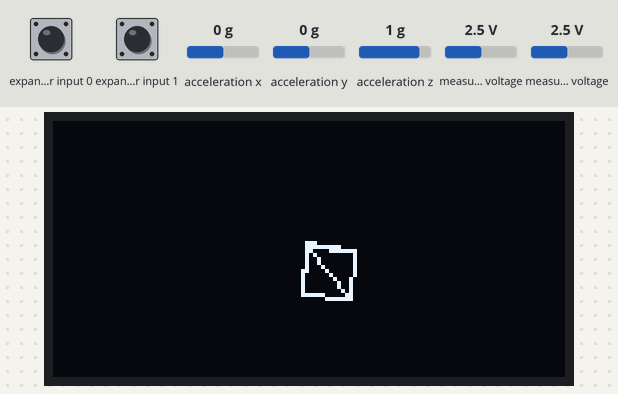
This sketch was run on a simulated Arduino Uno, built with avr-gcc and run on an emulated ATmega328P. Parts: 128×64 one-colour display. Wiring (inferred from the names in the program): SSD1306 OLED at I2C address 0x3C; Wii Nunchuk at I2C address 0x52. The inputs (shaded band) are chosen by the test bench; at power-on: expander input 0 HIGH, expander input 1 HIGH, acceleration x 0 g, acceleration y 0 g, acceleration z 1 g, measured voltage 2.5 V.

Above: at 0.15 s.
At 2.04 s:
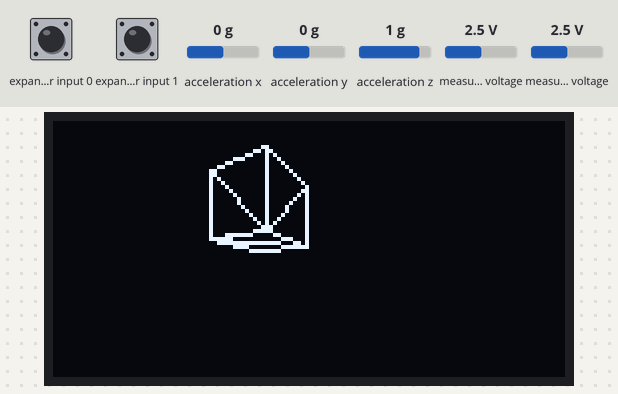
At 3.05 s:
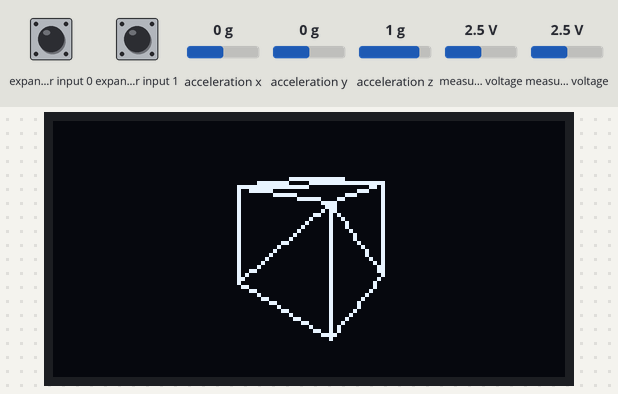
At 3.94 s:
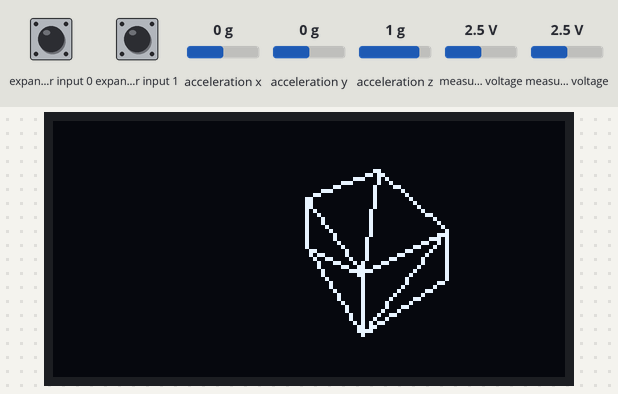
At 5.85 s:
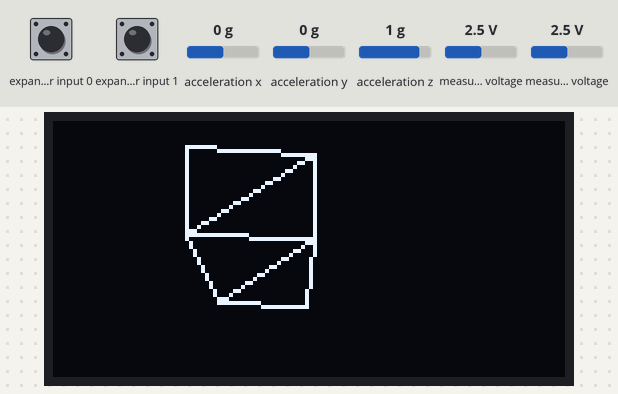
At 7.88 s:
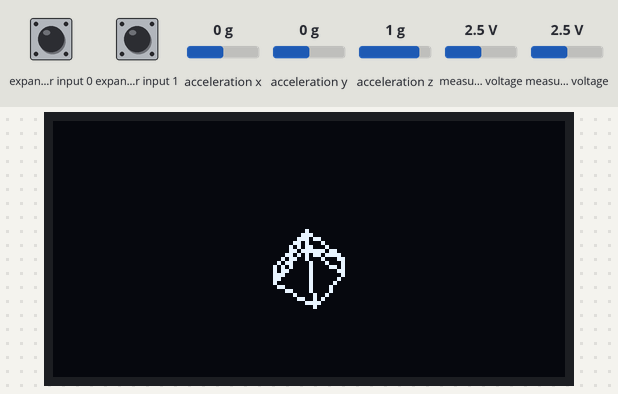

The sketch:

I2CUCube.ino
```cpp
#include <Arduino.h>
#include <Wire.h>
#include "Nunchuk.h"
#include "Display128x64.h"
#include "LCD1602.h"
#include "Cube.h"

struct vect3d {
  float x, y, z;
};

struct triangle {
  vect3d a, b, c;
};

struct mat4x4 {
  float m[4][4] = { 0 };
};

// https://www.youtube.com/watch?v=ih20l3pJoeU
float aspect_ratio = 64.0 / 128.0; // screen height / width
float field_of_view = 90.0 * 3.14 / 180.0; // 90 degrees converted to radians

float zfar = 1000.0;
float znear = 0.1;

float xy_proj = 1.0 / tan(field_of_view / 2.0);
float z_proj_a = zfar / (zfar - znear);
float z_proj_b = z_proj_a * znear;

mat4x4 matProj;
vect3d vCamera;


class Math3d {
  private:

  public:
    static void MultiplyMatrixVector(vect3d &i, vect3d &o, mat4x4 &m)
    {
      o.x = i.x * m.m[0][0] + i.y * m.m[1][0] + i.z * m.m[2][0] + m.m[3][0];
      o.y = i.x * m.m[0][1] + i.y * m.m[1][1] + i.z * m.m[2][1] + m.m[3][1];
      o.z = i.x * m.m[0][2] + i.y * m.m[1][2] + i.z * m.m[2][2] + m.m[3][2];
      float w = i.x * m.m[0][3] + i.y * m.m[1][3] + i.z * m.m[2][3] + m.m[3][3];
      if (w != 0) {
        o.x /= w;
        o.y /= w;
        o.z /= w;
      }
    }

    static void Difference(vect3d &a, vect3d &b, vect3d &o) {
      o.x = b.x - a.x;
      o.y = b.y - a.y;
      o.z = b.z - a.z;
    }

    static void CrossProduct(vect3d &a, vect3d &b, vect3d &o) {
      o.x = a.y * b.z - a.z * b.y;
      o.y = a.z * b.x - a.x * b.z;
      o.z = a.x * b.y - a.y * b.x;
    }

    static float DotProduct(vect3d &a, vect3d &b) {
      return a.x * b.x + a.y * b.y + a.z * b.z;
    }

    static float DotProductTranslate(vect3d &a, vect3d &b, vect3d &t) {
      return
        a.x * (b.x - t.x)
        + a.y * (b.y - t.y)
        + a.z * (b.z - t.z);
    }

    static float Distance(vect3d &a, vect3d &b) {
      return sqrtf(
               (a.x - b.x) * (a.x - b.x)
               + (a.y - b.y) * (a.y - b.y)
               + (a.z - b.z) * (a.z - b.z)
             );
    }

    static void Normalize(vect3d &a) {
      float d = 1.0 / sqrtf(
                  a.x * a.x
                  + a.y * a.y
                  + a.z * a.z
                );
      a.x *= d;
      a.y *= d;
      a.z *= d;
    }


    static vect3d Normal(vect3d &a, vect3d &b, vect3d &o) {
      float d = 1.0 / Distance(a, b);
      o.x = (a.x - b.x) * d;
      o.y = (a.y - b.y) * d;
      o.z = (a.z - b.z) * d;
    }


};


byte CurrentFrame;

void setup() {
  Wire.begin();

  // Nunchuk::NunchukInit();
  Display128x64::InitDisplay(SSD1306_SWITCHCAPVCC);

  // Nunchuk::NunchukRead();
  // delay(100);
  randomSeed(analogRead(0));

  CurrentFrame = 0;

  matProj.m[0][0] = aspect_ratio * field_of_view;
  matProj.m[1][1] = field_of_view;
  matProj.m[2][2] = z_proj_a;
  matProj.m[3][3] = z_proj_b;
  matProj.m[2][3] = 1.0;
  matProj.m[3][3] = 0.0;
}

void TriangleFromVerticles(triangle &source, const float * vertices, int j) {
  source.a.x = pgm_read_float(vertices + 0 + j * 9);
  source.a.y = pgm_read_float(vertices + 1 + j * 9);
  source.a.z = pgm_read_float(vertices + 2 + j * 9);

  source.b.x = pgm_read_float(vertices + 3 + j * 9);
  source.b.y = pgm_read_float(vertices + 4 + j * 9);
  source.b.z = pgm_read_float(vertices + 5 + j * 9);

  source.c.x = pgm_read_float(vertices + 6 + j * 9);
  source.c.y = pgm_read_float(vertices + 7 + j * 9);
  source.c.z = pgm_read_float(vertices + 8 + j * 9);
}

void DrawCube(float elapsedTime)
{
  int j;
  mat4x4 matRotZ, matRotX;

  float fTheta = elapsedTime * 4.0 * 3.14;

  // rotation z
  matRotZ.m[0][0] = cosf(fTheta);
  matRotZ.m[0][1] = sinf(fTheta);
  matRotZ.m[1][0] = -sinf(fTheta);
  matRotZ.m[1][1] = cosf(fTheta);
  matRotZ.m[2][2] = 1;
  matRotZ.m[3][3] = 1;

  // rotation x
  matRotX.m[0][0] = 1;
  matRotX.m[1][1] = cosf(fTheta * 0.5);
  matRotX.m[1][2] = sinf(fTheta * 0.5);
  matRotX.m[2][1] = -sinf(fTheta * 0.5);
  matRotX.m[3][2] = cosf(fTheta * 0.5);
  matRotX.m[3][3] = 1;

  for (j = 0; j < 12; j++) {
    triangle source, triProjected, triTranslated, triRotatedZ, triRotatedZX;

    TriangleFromVerticles(source, Object_Cube, j);


    // rotate the triangle in the Z-Axis
    Math3d::MultiplyMatrixVector(source.a, triRotatedZ.a, matRotZ);
    Math3d::MultiplyMatrixVector(source.b, triRotatedZ.b, matRotZ);
    Math3d::MultiplyMatrixVector(source.c, triRotatedZ.c, matRotZ);

    // rotate the triangle in the x-Axis
    Math3d::MultiplyMatrixVector(triRotatedZ.a, triRotatedZX.a, matRotX);
    Math3d::MultiplyMatrixVector(triRotatedZ.b, triRotatedZX.b, matRotX);
    Math3d::MultiplyMatrixVector(triRotatedZ.c, triRotatedZX.c, matRotX);

    // translate it
    triTranslated = triRotatedZX;
    triTranslated.a.z = triRotatedZX.a.z + 3.0f;
    triTranslated.b.z = triRotatedZX.b.z + 3.0f;
    triTranslated.c.z = triRotatedZX.c.z + 3.0f;

    //culling
    vect3d normal, line1, line2;
    Math3d::Difference(triTranslated.a, triTranslated.b, line1);
    Math3d::Difference(triTranslated.a, triTranslated.c, line2);
    Math3d::CrossProduct(line1, line2, normal);
    Math3d::Normalize(normal);

    //if(normal.z >= 0) {
    if (Math3d::DotProductTranslate(normal, triTranslated.a, vCamera) >= 0) {
      continue;
    }

    // end culling

    // project it to screen coordinates
    Math3d::MultiplyMatrixVector(triTranslated.a, triProjected.a, matProj);
    Math3d::MultiplyMatrixVector(triTranslated.b, triProjected.b, matProj);
    Math3d::MultiplyMatrixVector(triTranslated.c, triProjected.c, matProj);


    triProjected.a.x += 1.0;  triProjected.a.y += 1.0;
    triProjected.b.x += 1.0;  triProjected.b.y += 1.0;
    triProjected.c.x += 1.0;  triProjected.c.y += 1.0;

    triProjected.a.x *= 0.5 * 127.0;  triProjected.a.y *= 0.5 * 63.0;
    triProjected.b.x *= 0.5 * 127.0;  triProjected.b.y *= 0.5 * 63.0;
    triProjected.c.x *= 0.5 * 127.0;  triProjected.c.y *= 0.5 * 63.0;

    Display128x64::DrawTriangle(
      triProjected.a.x, triProjected.a.y,
      triProjected.b.x, triProjected.b.y,
      triProjected.c.x, triProjected.c.y,
      1);
  }

}

void RenderDisplay()
{
  Display128x64::ClearDisplay();

  DrawCube((float) CurrentFrame / 255.0);

  Wire.setClock(CLOCK_DISPLAY);
  Display128x64::PushToDisplay();
  CurrentFrame++;
}


void ReadController()
{
  Wire.setClock(CLOCK_NUNCHUK);

  if (!Nunchuk::NunchukRead()) {
    return;
  }

  float InputForceX;
  float InputForceY;

  InputForceX = map(Nunchuk::NunchukX(), -128, 127, 0, 255) * 1.0 / 128.0 - 1.0;
  InputForceY = (255 - map(Nunchuk::NunchukY(), 127, -128, 0, 255)) * 1.0 / 128.0 - 1.0;

}

void loop() {
  ReadController();

  RenderDisplay();


  CurrentFrame++;
  CurrentFrame %= 200;

  //delay(50); // each frame is 50 milliseconds
}
```

Cube.h
```cpp
PROGMEM const float Object_Cube[] = {
  //south
  0.0f, 0.0f, 0.0f, 0.0f, 1.0f, 0.0f, 1.0f, 1.0f, 0.0f,
  0, 0, 0, 1, 1, 0, 1, 0, 0,

  //east
  1, 0, 0, 1, 1, 0, 1, 1, 1,
  1, 0, 0, 1, 1, 1, 1, 0, 1,

  //north
  1, 0, 1, 1, 1, 1, 0, 1, 1,
  1, 0, 1, 0, 1, 1, 0, 0, 1,

  //west
  0, 0, 1, 0, 1, 1, 0, 1, 0,
  0, 0, 1, 0, 1, 0, 0, 0, 0,

  //top
  0, 1, 0, 0, 1, 1, 1, 1, 1,
  0, 1, 0, 1, 1, 1, 1, 1, 0,

  //bottom
  1, 0, 1, 0, 0, 1, 0, 0, 0,
  1, 0, 1, 0, 0, 0, 1, 0, 0
};
```

Display128x64.cpp
```cpp
#include <Wire.h>
#include "Display128x64.h"

byte Display128x64::screen[SCREEN_BYTES];
int Display128x64::ix, Display128x64::iy;
byte Display128x64::b, Display128x64::m;

static void Display128x64::PlotPixel(int x, int y, byte c)
{
  if (y < 0) {
    return;
  }
  if (y >= SCREEN_HEIGHT) {
    return;
  }
  if (x < 0) {
    return;
  }
  if (x >= SCREEN_WIDTH) {
    return;
  }

  if (c) {
    screen[x + (y / 8) * SCREEN_WIDTH] |= (1 << (y & 7));
  } else {
    screen[x  + (y / 8) * SCREEN_WIDTH] &= ~(1 << (y & 7));
  }
}

// https://github.com/OneLoneCoder/olcPixelGameEngine/blob/master/LastVersion/olcPixelGameEngine.h
static void Display128x64::DrawLine(int x1, int y1, int x2, int y2, byte c)
{
  int x, y, dx, dy, dx1, dy1, px, py, xe, ye, i;

  dx = x2 - x1;
  dy = y2 - y1;

  if (dx == 0) // Line is vertical
  {
    if (y2 < y1) {
      int t = y2;
      y2 = y1;
      y1 = t;
    }
    for (y = y1; y <= y2; y++) {
      PlotPixel(x1, y, c);
    }
    return;
  }

  if (dy == 0) // Line is horizontal
  {
    if (x2 < x1) {
      int t = x2;
      x2 = x1;
      x1 = t;
    }
    for (x = x1; x <= x2; x++) {
      PlotPixel(x, y1, c);
    }
    return;
  }
  dx1 = abs(dx);
  dy1 = abs(dy);
  px = 2 * dy1 - dx1;
  py = 2 * dx1 - dy1;

  if (dy1 <= dx1)
  {
    if (dx >= 0)
    {
      x = x1;
      y = y1;
      xe = x2;
    }
    else
    {
      x = x2;
      y = y2;
      xe = x1;
    }

    PlotPixel(x, y, c);

    for (i = 0; x < xe; i++)
    {
      x = x + 1;
      if (px < 0) {
        px = px + 2 * dy1;
      }
      else
      {
        if ((dx < 0 && dy < 0) || (dx > 0 && dy > 0)) {
          y = y + 1;
        } else {
          y = y - 1;
        }
        px = px + 2 * (dy1 - dx1);
      }
      PlotPixel(x, y, c);
    }
  }
  else
  {
    if (dy >= 0)
    {
      x = x1;
      y = y1;
      ye = y2;
    }
    else
    {
      x = x2;
      y = y2;
      ye = y1;
    }

    PlotPixel(x, y, c);

    for (i = 0; y < ye; i++)
    {
      y = y + 1;
      if (py <= 0) {
        py = py + 2 * dx1;
      } else {
        if ((dx < 0 && dy < 0) || (dx > 0 && dy > 0)) {
          x = x + 1;
        } else {
          x = x - 1;
        }
        py = py + 2 * (dx1 - dy1);
      }
      PlotPixel(x, y, c);
    }
  }
}

static void Display128x64::DrawTriangle(int x1, int y1, int x2, int y2, int x3, int y3, byte c)
{
  DrawLine(x1, y1, x2, y2, c);
  DrawLine(x1, y1, x3, y3, c);
  DrawLine(x2, y2, x3, y3, c);
}

// 16x16 sprites
static void Display128x64::Blit(int x, int y, byte * img)
{
  for (iy = 0; iy < 16; iy++) {
    b = pgm_read_byte(img + iy * 2);
    for (ix = 0; ix < 8; ix++) {
      PlotPixel(x + ix, y + iy, (byte)((b >> (7 - (ix % 8))) & 1));
    }
    b = pgm_read_byte(img + iy * 2 + 1);
    for (ix = 8; ix < 16; ix++) {
      PlotPixel(x + ix, y + iy, (byte)((b >> (7 - (ix % 8))) & 1));
    }
  }
}

// 16x16 sprites with mask
static void Display128x64::BlitMask(int x, int y, byte * img, byte * msk)
{
  for (iy = 0; iy < 16; iy++) {
    b = pgm_read_byte(img + iy * 2);
    m = pgm_read_byte(img + iy * 2);
    for (ix = 0; ix < 8; ix++) {
      if ((byte)((m >> (7 - (ix % 8))) & 1)) {
        PlotPixel(x + ix, y + iy, (byte)((b >> (7 - (ix % 8))) & 1));
      }
    }

    b = pgm_read_byte(img + iy * 2 + 1);
    m = pgm_read_byte(img + iy * 2 + 1);
    for (ix = 8; ix < 16; ix++) {
      if ((byte)((m >> (7 - (ix % 8))) & 1)) {
        PlotPixel(x + ix, y + iy, (byte)((b >> (7 - (ix % 8))) & 1));
      }
    }
  }
}

// 8x8 sprites
static void Display128x64::Blit8(int x, int y, byte * img)
{
  for (iy = 0; iy < 8; iy++) {
    b = pgm_read_byte(img + iy);
    for (ix = 0; ix < 8; ix++) {
      PlotPixel(x + ix, y + iy, (byte)((b >> (7 - (ix % 8))) & 1));
    }
  }
}

// 8x8 sprites with mask
static void Display128x64::BlitMask8(int x, int y, byte * img, byte * msk)
{
  for (iy = 0; iy < 8; iy++) {
    b = pgm_read_byte(img + iy);
    m = pgm_read_byte(img + iy);
    for (ix = 0; ix < 8; ix++) {
      if ((byte)((m >> (7 - (ix % 8))) & 1)) {
        PlotPixel(x + ix, y + iy, (byte)((b >> (7 - (ix % 8))) & 1));
      }
    }
  }
}

// 8x8 sprites with mask FlipH
static void Display128x64::BlitMask8FlipH(int x, int y, byte * img, byte * msk)
{
  for (iy = 0; iy < 8; iy++) {
    b = pgm_read_byte(img + iy);
    m = pgm_read_byte(img + iy);
    for (ix = 0; ix < 8; ix++) {
      if ((byte)((m >> (ix % 8)) & 1)) {
        PlotPixel(x + ix, y + iy, (byte)((b >> (ix % 8)) & 1));
      }
    }
  }
}

// 8x16 sprites
static void Display128x64::Blit816(int x, int y, byte * img)
{
  for (iy = 0; iy < 16; iy++) {
    b = pgm_read_byte(img + iy);
    for (ix = 0; ix < 8; ix++) {
      PlotPixel(x + ix, y + iy, (byte)((b >> (7 - (ix % 8))) & 1));
    }
  }
}

// 8x16 sprites with mask
static void Display128x64::BlitMask816(int x, int y, byte * img, byte * msk)
{
  for (iy = 0; iy < 16; iy++) {
    b = pgm_read_byte(img + iy);
    m = pgm_read_byte(img + iy);
    for (ix = 0; ix < 8; ix++) {
      if ((byte)((m >> (7 - (ix % 8))) & 1)) {
        PlotPixel(x + ix, y + iy, (byte)((b >> (7 - (ix % 8))) & 1));
      }
    }
  }
}


// 5x8 sprites
static void Display128x64::Blit58(int x, int y, byte * img)
{
  for (ix = 0; ix < 5; ix++) {
    b = pgm_read_byte(img + ix);
    for (iy = 0; iy < 8; iy++) {
      PlotPixel(x + ix, y + iy, (byte)((b >> ((iy % 8))) & 1));
    }
  }
}

// 5x8 sprites with mask
static void Display128x64::BlitMask58(int x, int y, byte * img, byte * msk)
{
  for (ix = 0; ix < 5; ix++) {
    b = pgm_read_byte(img + ix);
    m = pgm_read_byte(msk + ix);
    for (iy = 0; iy < 8; iy++) {
      if ((byte)((m >> ((iy % 8))) & 1)) {
        PlotPixel(x + ix, y + iy, (byte)((b >> ((iy % 8))) & 1));
      }
    }
  }
}

static void Display128x64::BlitText58(int x, int y, byte * font, byte * str)
{
  while (str[0] && x < 128) {
    Blit58(x, y, font + 5 * str[0]);
    str++;
    x += 5;
  }
}

static void Display128x64::BlitText816(int x, int y, byte * font, byte * str)
{
  while (str[0] && x < 128) {
    Blit816(x, y, font + 16 * str[0]);
    str++;
    x += 8;
  }
}

static void Display128x64::ClearDisplay()
{
  memset(screen, 0, SCREEN_BYTES);
}

static void Display128x64::SendCommand(uint8_t c)
{
  Wire.beginTransmission(SCREEN_ADDR);
  Wire.write((uint8_t)0x00); // Co = 0, D/C = 0
  Wire.write(c);
  Wire.endTransmission();
}

static void Display128x64::SendCommands(const uint8_t *c, uint8_t n)
{
  Wire.beginTransmission(SCREEN_ADDR);
  Wire.write((uint8_t)0x00); // Co = 0, D/C = 0
  uint8_t bytesOut = 1;
  while (n--) {
    if (bytesOut >= WIRE_MAX) {
      Wire.endTransmission();
      Wire.beginTransmission(SCREEN_ADDR);
      Wire.write((uint8_t)0x00); // Co = 0, D/C = 0
      bytesOut = 1;
    }
    Wire.write(pgm_read_byte(c++));
    bytesOut++;
  }
  Wire.endTransmission();
}

static bool Display128x64::InitDisplay(uint8_t vccstate)
{
  ClearDisplay();

  // Init sequence
  static const uint8_t PROGMEM init1[] = {
    SSD1306_DISPLAYOFF,                   // 0xAE
    SSD1306_SETDISPLAYCLOCKDIV,           // 0xD5
    0x80,                                 // the suggested ratio 0x80
    SSD1306_SETMULTIPLEX
  };               // 0xA8
  SendCommands(init1, sizeof(init1));
  SendCommand(SCREEN_HEIGHT - 1);

  static const uint8_t PROGMEM init2[] = {
    SSD1306_SETDISPLAYOFFSET,             // 0xD3
    0x0,                                  // no offset
    SSD1306_SETSTARTLINE | 0x0,           // line #0
    SSD1306_CHARGEPUMP
  };                 // 0x8D
  SendCommands(init2, sizeof(init2));

  SendCommand((vccstate == SSD1306_EXTERNALVCC) ? 0x10 : 0x14);

  static const uint8_t PROGMEM init3[] = {
    SSD1306_MEMORYMODE,                   // 0x20
    0x00,                                 // 0x0 act like ks0108
    SSD1306_SEGREMAP | 0x1,
    SSD1306_COMSCANDEC
  };
  SendCommands(init3, sizeof(init3));

  if ((SCREEN_WIDTH == 128) && (SCREEN_HEIGHT == 32)) {
    static const uint8_t PROGMEM init4a[] = {
      SSD1306_SETCOMPINS,                 // 0xDA
      0x02,
      SSD1306_SETCONTRAST,                // 0x81
      0x8F
    };
    SendCommands(init4a, sizeof(init4a));
  } else if ((SCREEN_WIDTH == 128) && (SCREEN_HEIGHT == 64)) {
    static const uint8_t PROGMEM init4b[] = {
      SSD1306_SETCOMPINS,                 // 0xDA
      0x12,
      SSD1306_SETCONTRAST
    };              // 0x81
    SendCommands(init4b, sizeof(init4b));
    SendCommand((vccstate == SSD1306_EXTERNALVCC) ? 0x9F : 0xCF);
  } else if ((SCREEN_WIDTH == 96) && (SCREEN_HEIGHT == 16)) {
    static const uint8_t PROGMEM init4c[] = {
      SSD1306_SETCOMPINS,                 // 0xDA
      0x2,    // ada x12
      SSD1306_SETCONTRAST
    };              // 0x81
    SendCommands(init4c, sizeof(init4c));
    SendCommand((vccstate == SSD1306_EXTERNALVCC) ? 0x10 : 0xAF);
  } else {
    // Other screen varieties -- TBD
  }

  SendCommand(SSD1306_SETPRECHARGE); // 0xd9
  SendCommand((vccstate == SSD1306_EXTERNALVCC) ? 0x22 : 0xF1);
  static const uint8_t PROGMEM init5[] = {
    SSD1306_SETVCOMDETECT,               // 0xDB
    0x40,
    SSD1306_DISPLAYALLON_RESUME,         // 0xA4
    SSD1306_NORMALDISPLAY,               // 0xA6
    SSD1306_DEACTIVATE_SCROLL,
    SSD1306_DISPLAYON
  };                 // Main screen turn on
  SendCommands(init5, sizeof(init5));


  return true; // Success
}

static void Display128x64::PushToDisplay()
{
  static const uint8_t PROGMEM dlist1[] = {
    SSD1306_PAGEADDR,
    0,                         // Page start address
    0xFF,                      // Page end (not really, but works here)
    SSD1306_COLUMNADDR,
    0
  };                       // Column start address
  SendCommands(dlist1, sizeof(dlist1));
  SendCommand(SCREEN_WIDTH - 1); // Column end address

  uint8_t *ptr   = screen;
  uint16_t count = SCREEN_BYTES;

  Wire.beginTransmission(SCREEN_ADDR);
  Wire.write((uint8_t)0x40);
  uint8_t bytesOut = 1;
  while (count--) {
    if (bytesOut >= WIRE_MAX) {
      Wire.endTransmission();
      Wire.beginTransmission(SCREEN_ADDR);
      Wire.write((uint8_t)0x40);
      bytesOut = 1;
    }
    Wire.write(*ptr++);
    bytesOut++;
  }
  Wire.endTransmission();
}
```

Source omitted: Display128x64.h (4331 bytes), Nunchuk.cpp (5338 bytes), Nunchuk.h (3379 bytes), LCD1602.h (23668 bytes)

Measured:
- by itself, everything shown: repeats every 7.3 s, in 100 steps
